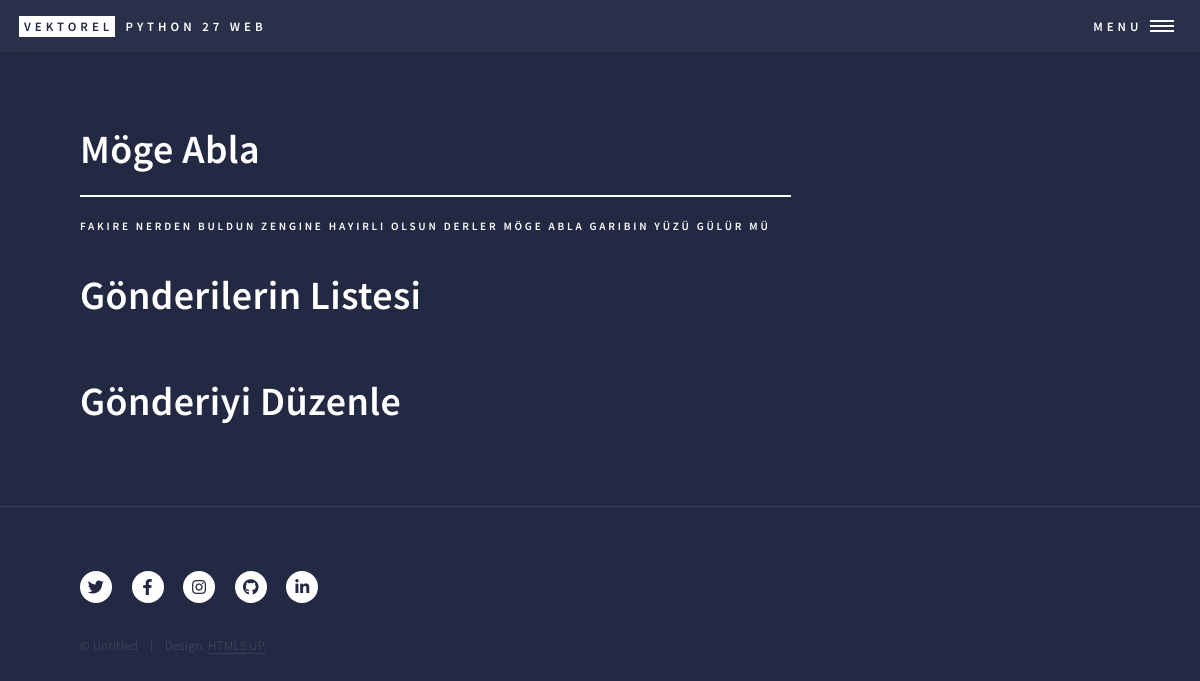
/blog/detay/3, run on the app's committed database.
### blog/models.py (models this page shows, shortened)
class BlogModel(models.Model):
    class Meta:
        verbose_name = "Blog"
        verbose_name_plural = "Bloglar"
    baslik = models.CharField(max_length=100,verbose_name="Başlık")
    yazi = models.TextField(verbose_name="Yazı")
    secenekler = [("1","Korku"),("2","Gezi"),("3","Hayata Dair")]
    tur = models.CharField(choices=secenekler,max_length=10,verbose_name="Tür")
    kayitzaman = models.DateTimeField(default=timezone.now,verbose_name="Kayıt Zamanı")
    yayimzaman = models.DateTimeField(null=True,blank=True,verbose_name="Yayımlanma Zamanı")

### blog/views.py (the view)
# urls.py: path('detay/<int:pk>',views.gonderidetay,name="gonderidetay"), # 127.0.0.1:8000/blog/detay/1
def gonderidetay(request,pk):
    gonderi = BlogModel.objects.get(pk=pk)
    return render(request,"blog/detay.html",{"gonderi":gonderi})

### templates/blog/detay.html
{% extends '../temel2.html' %}
{% block icerik %}
    <h1>{{gonderi.baslik}}</h1>
    <p>{{gonderi.yazi}}</p>
    <br>
    <h1><a href="{% url 'bloglistele' %}">Gönderilerin Listesi</a></h1>
    <h1><a href="{% url 'gonderiDuzenle' pk=gonderi.pk %}">Gönderiyi Düzenle</a></h1>
{% endblock icerik %}

### static/css/main.css (style rules this page uses)
html, body, div, span, applet, object, iframe, h1, h2, h3, h4, h5, h6, p, blockquote, pre, a, abbr, acronym, address, big, cite, code, del, dfn, em, img, ins, kbd, q, s, samp, small, strike, strong, sub, sup, tt, var, b, u, i, center, dl, dt, dd, ol, ul, li, fieldset, form, label, legend, table, caption, tbody, tfoot, thead, tr, th, td, article, aside, canvas, details, embed, figure, figcaption, footer, header, hgroup, menu, nav, output, ruby, section, summary, time, mark, audio, video { margin: 0; padding: 0; border: 0; font-size: 100%; font: inherit; vertical-align: baseline; }
body { line-height: 1; }
body { -webkit-text-size-adjust: none; }
body { -ms-overflow-style: scrollbar; }
html { box-sizing: border-box; }
*, *:before, *:after { box-sizing: inherit; }
body { background: #242943; }
body, input, select, textarea { color: #ffffff; font-family: "Source Sans Pro", Helvetica, sans-serif; font-size: 17pt; font-weight: 300; letter-spacing: 0.025em; line-height: 1.65; }
@media screen and (max-width: 1680px) { body, input, select, textarea { font-size: 14pt; } }
@media screen and (max-width: 1280px) { body, input, select, textarea { font-size: 12pt; } }
a { -moz-transition: color 0.2s ease-in-out, border-bottom-color 0.2s ease-in-out; -webkit-transition: color 0.2s ease-in-out, border-bottom-color 0.2s ease-in-out; -ms-transition: color 0.2s ease-in-out, border-bottom-color 0.2s ease-in-out; transition: color 0.2s ease-in-out, border-bottom-color 0.2s ease-in-out; border-bottom: dotted 1px; color: inherit; text-decoration: none; }
p { margin: 0 0 2em 0; }
h1, h2, h3, h4, h5, h6 { color: #ffffff; font-weight: 600; line-height: 1.65; margin: 0 0 1em 0; }
h1 a, h2 a, h3 a, h4 a, h5 a, h6 a { color: inherit; border-bottom: 0; }
h1 { font-size: 2.5em; }
header.major> :first-child { margin-bottom: 0; width: calc(100% + 0.5em); }
header.major> :first-child:after { content: ''; background-color: #ffffff; display: block; height: 2px; margin: 0.325em 0 0.5em 0; width: 100%; }
header.major>p { font-size: 0.7em; font-weight: 600; letter-spacing: 0.25em; margin-bottom: 0; text-transform: uppercase; }

### data on the page
BlogModel: baslik "Möge Abla", yazi "FAKIRE NERDEN BULDUN ZENGINE HAYIRLI OLSUN DERLER MÖGE ABLA GARIBIN YÜZÜ GÜLÜR MÜ"
